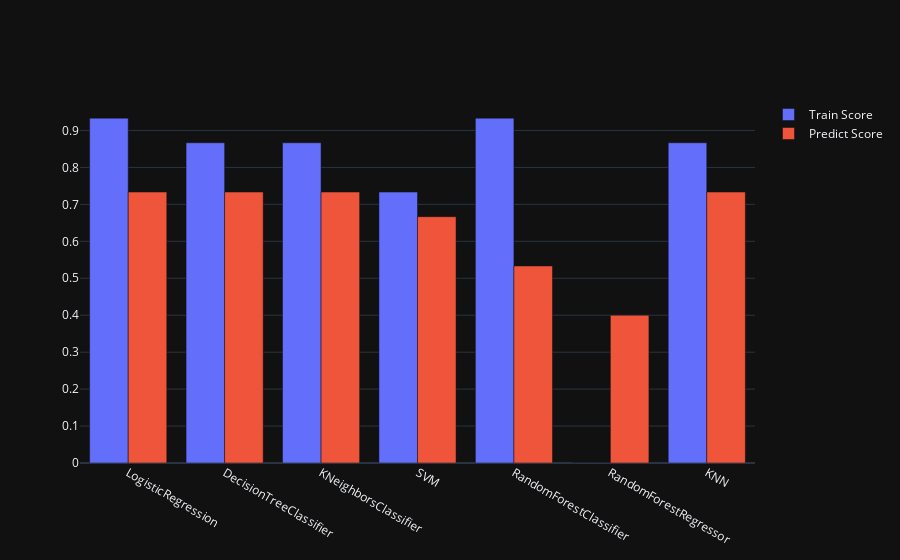

Notebook cell for this chart:
### Code cell
fig = go.Figure()
fig.add_trace(go.Bar(y=df['Train score'], x=df['index'], name='Train Score'))
fig.add_trace(go.Bar(y=df['Predict_result'], x=df['index'], name='Predict Score'))
fig.update_xaxes(type='category')
fig.update_layout(showlegend=True)
iplot(fig)

### Figure 1 — Plotly figure (JSON) as saved in the notebook; plotly's stock layout.template omitted (floating-point values rounded to 4 significant figures)
{"data": [{"name": "Train Score", "x": ["LogisticRegression", "DecisionTreeClassifier", "KNeighborsClassifier", "SVM", "RandomForestClassifier", "RandomForestRegressor", "KNN"], "y": [0.9333, 0.8667, 0.8667, 0.7333, 0.9333, 0.0, 0.8667], "type": "bar"}, {"name": "Predict Score", "x": ["LogisticRegression", "DecisionTreeClassifier", "KNeighborsClassifier", "SVM", "RandomForestClassifier", "RandomForestRegressor", "KNN"], "y": [0.7333, 0.7333, 0.7333, 0.6667, 0.5333, 0.4, 0.7333], "type": "bar"}], "layout": {"showlegend": true, "xaxis": {"type": "category"}}}
